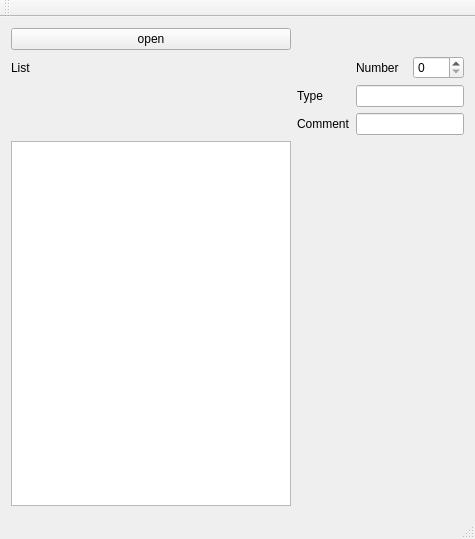
<?xml version="1.0" encoding="UTF-8"?>
<ui version="4.0">
 <class>MainWindow</class>
 <widget class="QMainWindow" name="MainWindow">
  <property name="geometry">
   <rect>
    <x>0</x>
    <y>0</y>
    <width>475</width>
    <height>539</height>
   </rect>
  </property>
  <property name="windowTitle">
   <string>MainWindow</string>
  </property>
  <widget class="QWidget" name="centralWidget">
   <layout class="QGridLayout" name="gridLayout">
    <item row="1" column="0">
     <widget class="QPushButton" name="open">
      <property name="text">
       <string>open</string>
      </property>
     </widget>
    </item>
    <item row="3" column="2" colspan="2">
     <widget class="QLineEdit" name="type"/>
    </item>
    <item row="2" column="3">
     <widget class="QSpinBox" name="number"/>
    </item>
    <item row="5" column="1">
     <widget class="QLabel" name="label_4">
      <property name="text">
       <string>Comment</string>
      </property>
     </widget>
    </item>
    <item row="3" column="1">
     <widget class="QLabel" name="label_3">
      <property name="text">
       <string>Type</string>
      </property>
     </widget>
    </item>
    <item row="5" column="2" colspan="2">
     <widget class="QLineEdit" name="comment"/>
    </item>
    <item row="2" column="2">
     <widget class="QLabel" name="label_2">
      <property name="text">
       <string>Number</string>
      </property>
     </widget>
    </item>
    <item row="2" column="0">
     <widget class="QLabel" name="List">
      <property name="text">
       <string>List</string>
      </property>
     </widget>
    </item>
    <item row="6" column="0">
     <widget class="QListWidget" name="listWidget"/>
    </item>
   </layout>
  </widget>
  <widget class="QMenuBar" name="menuBar">
   <property name="geometry">
    <rect>
     <x>0</x>
     <y>0</y>
     <width>475</width>
     <height>26</height>
    </rect>
   </property>
  </widget>
  <widget class="QToolBar" name="mainToolBar">
   <attribute name="toolBarArea">
    <enum>TopToolBarArea</enum>
   </attribute>
   <attribute name="toolBarBreak">
    <bool>false</bool>
   </attribute>
  </widget>
  <widget class="QStatusBar" name="statusBar"/>
 </widget>
 <layoutdefault spacing="6" margin="11"/>
 <resources/>
 <connections/>
</ui>
